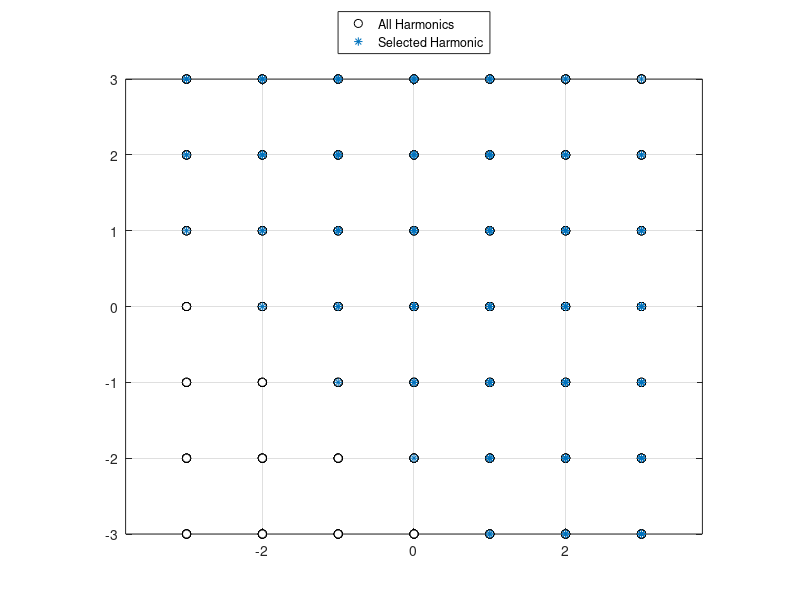

Here is the MATLAB script that generated this plot: (Note: this script raises an error after producing the figure.)
clc
clear all
addpath('../ROUTINES/')
addpath('../ROUTINES/HARMONIC/')
addpath('../ROUTINES/TRANSIENT/')
addpath('../ROUTINES/QUASIPERIODIC')

%%
m = 1;
c = 0.5;
k = 4;

Nc = 3;  % Number of components
Nhmax = 3;  % Number of harmonics
%% Harmonic Selection
hall = cell(1, Nc);
[hall{:}] = ndgrid(-Nhmax:Nhmax);
hall = cell2mat(cellfun(@(c) c(:), hall, 'UniformOutput', false));
h = hall(abs(sum(hall,2))<=Nhmax & sum(hall,2)>=0,:);

h(sum(h,2)==0 & h(:,1)<=0, :) = [];
h = [zeros(1,Nc); h];

figure(1)
clf()
plot(hall(:,1), hall(:,2), 'ko', 'MarkerFaceColor', 'w'); hold on
plot(h(:,1), h(:,2), '*'); hold on
grid on
axis equal
legend('All Harmonics', 'Selected Harmonic', 'Location', 'northoutside')

%% Setup Model
GM = MDOFGEN(m, k, c, 1.0);

%% Forcing
% ws = [pi sqrt(2)];
ws = pi.^(1:Nc);
rng(1);
hid = randi(length(h)-1,2,1)
hfrc = h(1+hid, :)
amps = [20; 30];
fext = @(t) cos(t(:).*(hfrc*ws(:))')*amps;

%% Transient simulation
T0 = 0;
T1 = 30;

fsamp = 60;

opts = struct('Display', 'waitbar');
[T, U, Ud, Udd] = GM.HHTAMARCH(T0, T1, 1/fsamp, 0, 0, fext, opts);
% [T, U, Ud, Udd] = GM.HHTAMARCH(T0, T1, 1/fsamp, Ns(1,:)*X, Ns(1,:)*Xd, fext, opts);

%%
% sys = ss([0 1;-k/m -c/m], [0;1/m], [1 0], 0);
% [Y,T] = lsim(sys, fext(T), T);

%% MsHBM
Nhc = sum(all(h==0, 2)+2*any(h~=0, 2));

E = QPHARMONICSTIFFNESS(GM.M, GM.C, GM.K, ws, h);
Fl = zeros(Nhc, 1);
Fl(1+(hid-1)*2+1) = amps;

D1 = QPHARMONICSTIFFNESS(0, 1, 0, ws, h);  % Time derivative matrix

X = E\Fl;
% X(2:3) = HARMONICSTIFFNESS(GM.M, GM.C, GM.K, hfrc*ws(:), 1)\Fl(2:3)
Xd = D1*X;
Xdd = D1^2*X;
Ns = QPTIMEINTERP(T(:).*ws, h);
%%
figure(2)
clf()
plot(T, U, 'o-')
grid on; hold on
% plot(T, Y, '.-');
plot(T, Ns*X, '-', 'LineWidth', 2)

figure(3)
clf()
plot(U, Ud, '.-'); grid on; hold on
plot(Ns*X, Ns*Xd, '-', 'LineWidth', 1)

%% Torus
if Nc==2
    Nt = 64;
    x   = reshape(QPTIMETRANS(X, h, Nt), repmat(Nt, 1, Nc));
    xd  = reshape(QPTIMETRANS(D1*X, h, Nt), repmat(Nt, 1, Nc));
    xdd = reshape(QPTIMETRANS(D1^2*X, h, Nt), repmat(Nt, 1, Nc));
    figure(4)
    clf()
    % plot3(x, xd, xdd, '-', 'LineWidth', 1)
    surf(x, xd, xdd, 'EdgeColor', 'none'); hold on
    plot3(U, Ud, Udd, 'k-')
end